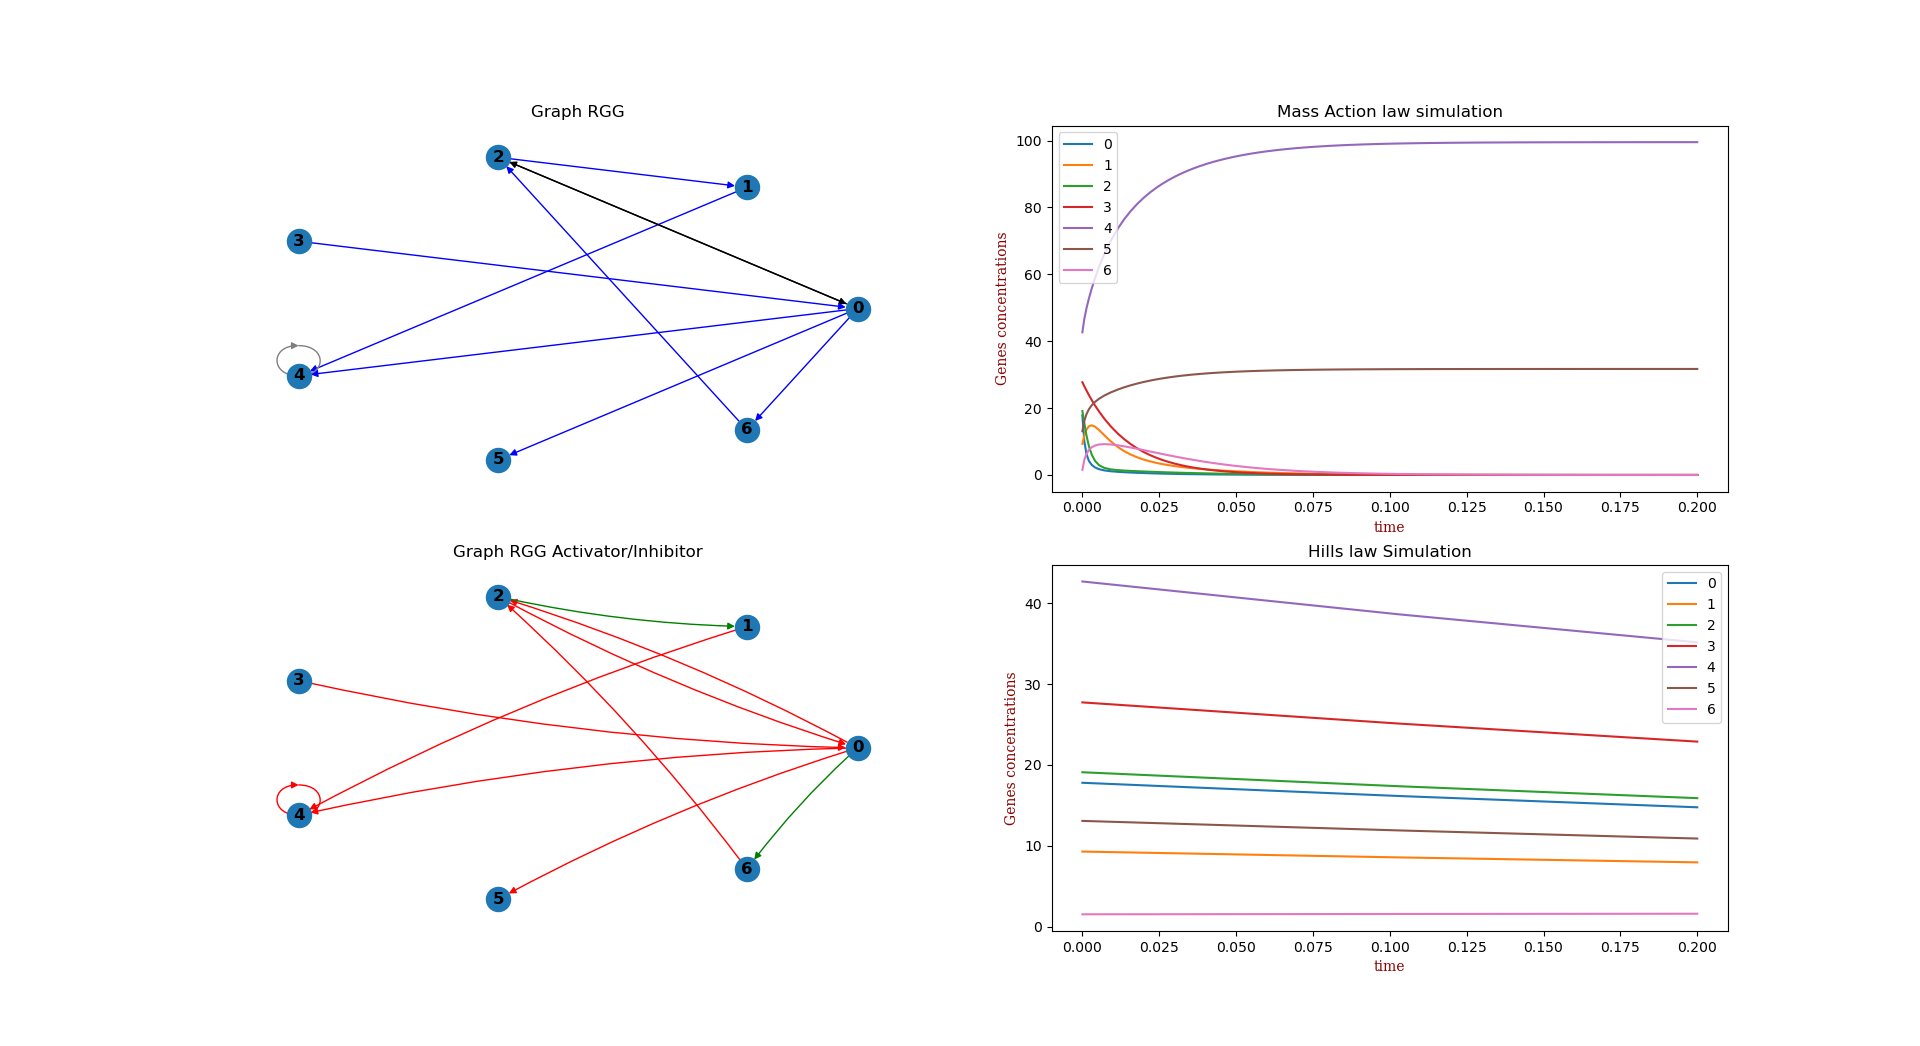

Python code for this plot:
#!/usr/bin/env python3
from scipy.integrate import solve_ivp
from reseauGenes.RGGCreation import *
from reseauGenes.coefficientFinder import *
from reseauGenes.genesGroupe import *
from systemeEDO.massAction import *
from systemeEDO.Hills import *


def simulation(ODEs:list, T:tuple, genesNb:int=None, autoRG:float=None, duoRG:float=None, Graph=None, Coeff:dict=None, plot:bool=False, saveName:str=None) -> dict :

    def otherODE(L):
        for ode in L:
            if ode not in ["massAction", "Hills"]:
                return True
        return False 
    
    if len(ODEs) == 0 and otherODE(ODEs): 
        raise ValueError("Les ODEs ne sont pas valides")
    if Graph is None and ((genesNb is None) or (autoRG is None) or (duoRG is None)):
        raise ValueError("la génération n'a pas eu d'entrée de graphe ni de paramètre pour en créé un")
    if len(T) != 2 and T[0] >= T[1]:
        raise ValueError("le couple temporel est invalide")
    
    if Graph is None:
        Graph = BarabasiAlbertAlgorithm(genesNb, 2)
        Graph,M = adjacenteDiMatriceFromGraph(Graph, autoRG, duoRG)
    else:
        M = np.transpose(nx.to_numpy_array(Graph))
        genesNb = Graph.number_of_nodes()
    
    if Coeff is None:
        Coeff = getCoefficient(genesNb)
    
        
    resDict = {}
    t0, tf = T
    G0 = Coeff["mRNAAvg"]
    kk = [1]*genesNb
    resDict["Graph"] = Graph
    resDict["AdjMatrice"] = M
    resDict["Coefficients"] = Coeff
    resDict["genesNb"], resDict["autoRG"], resDict["duoRG"] = genesNb, autoRG, duoRG
    resDict["meanClustering"] = meanClustering(Graph)
    resDict["subGraph"] = subgraph3N(Graph)

    if "massAction" in ODEs:
        K = np.resize(Coeff["TranslationsRate"],(genesNb,genesNb))
        Ma = MaMatrice(M, K)
        
        equation = lambda t,G: masseAction(t, G, Ma)     
        solution = solve_ivp(equation, [t0, tf], G0, max_step=0.5)
        resDict["massActionY"] = solution.y
        resDict["massActionX"] = solution.t
    
    if "Hills" in ODEs:
        K = Coeff["TranslationsRate"]
        Kdeg = np.sqrt(2)/Coeff["ProtsHalfTime"]
        equation = lambda t,G: HillEquation(t, G, M, K, G0, [0]*genesNb, Kdeg, 1)
        solution = solve_ivp(equation, [t0, tf], G0, max_step=0.5)
        resDict["HillsY"] = solution.y
        resDict["HillsX"] = solution.t

    if plot:
        plt.figure()
        edges = Graph.edges()
        colors = [Graph[u][v]['color'] for u,v in edges]
        font = {'family':'serif','color':'darkred','size':10}
        plt.subplot(1 + int("Hills" in ODEs), 2, 1)
        nx.draw_circular(Graph, with_labels=True, font_weight='bold',edge_color=colors)
        plt.title("Graph RGG")
        
        if "Hills" in ODEs :
            acInColors = [Graph[u][v]['acInColor'] for u,v in edges]
            plt.subplot(2,2,3)
            nx.draw_circular(Graph, with_labels=True, font_weight='bold',edge_color=acInColors, connectionstyle="arc3,rad=0.05" )
            #pos = nx.circular_layout(Graph)
            #nx.draw_networkx_nodes(Graph, pos, label= range(genesNb))
            #nx.draw_networkx_edges(Graph, pos,connectionstyle="arc3,rad=0.1",edge_color= acInColors)

            plt.title("Graph RGG Activator/Inhibitor")

        if "massAction" in ODEs:
            plt.subplot(len(ODEs),2,2)
            for solGenes in range(genesNb):
                plt.plot(resDict["massActionX"], resDict["massActionY"][solGenes], label=solGenes)
            plt.xlabel("time (h)", fontdict=font)
            plt.ylabel("Genes concentrations", fontdict=font)
            plt.title("Mass Action law simulation")
            plt.legend()

        if "Hills" in ODEs:
            plt.subplot(len(ODEs),2,2*len(ODEs))
            for solGenes in range(genesNb):
                plt.plot(resDict["HillsX"], resDict["HillsY"][solGenes], label=solGenes)
            plt.xlabel("time (h)", fontdict=font)
            plt.ylabel("Genes concentrations", fontdict=font)
            plt.title("Hills law Simulation")
            plt.legend()
        manager = plt.get_current_fig_manager()
        manager.full_screen_toggle()
        if saveName is None:     
            plt.savefig("simulation.png")
        else :
            plt.savefig(saveName)

    return resDict
  

def main():
    NB_GENES = 7
    AUTO_RG = 0.1
    DUO_RG = 0.2
    simulation(["massAction","Hills"],(0,0.2),NB_GENES,AUTO_RG,DUO_RG,plot=True)


if __name__ == "__main__":
    main()